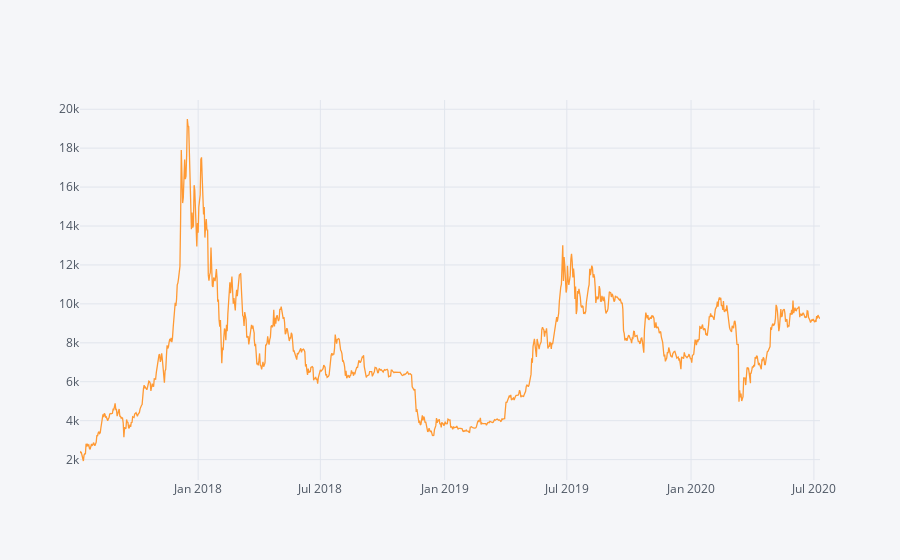

Here is the notebook cell this chart was saved with:
### Markdown cell above
#### Visualization (Closing Rate)

### Code cell
df.xs(key='Close',axis=1).iplot()

### Figure 1 — Plotly figure (JSON) as saved in the notebook; plotly's stock layout.template omitted (floating-point values rounded to 4 significant figures; data arrays with more than 128 entries replaced by an {"elided": "..."} marker saying what was removed)
{"data": [{"line": {"color": "rgba(255, 153, 51, 1.0)", "dash": "solid", "shape": "linear", "width": 1.3}, "mode": "lines", "name": "Close", "text": "", "type": "scatter", "x": {"elided": "1097 str values"}, "y": {"elided": "1097 float values"}}], "layout": {"legend": {"bgcolor": "#F5F6F9", "font": {"color": "#4D5663"}}, "paper_bgcolor": "#F5F6F9", "plot_bgcolor": "#F5F6F9", "title": {"font": {"color": "#4D5663"}}, "xaxis": {"gridcolor": "#E1E5ED", "showgrid": true, "tickfont": {"color": "#4D5663"}, "title": {"font": {"color": "#4D5663"}, "text": ""}, "zerolinecolor": "#E1E5ED"}, "yaxis": {"gridcolor": "#E1E5ED", "showgrid": true, "tickfont": {"color": "#4D5663"}, "title": {"font": {"color": "#4D5663"}, "text": ""}, "zerolinecolor": "#E1E5ED"}}}
